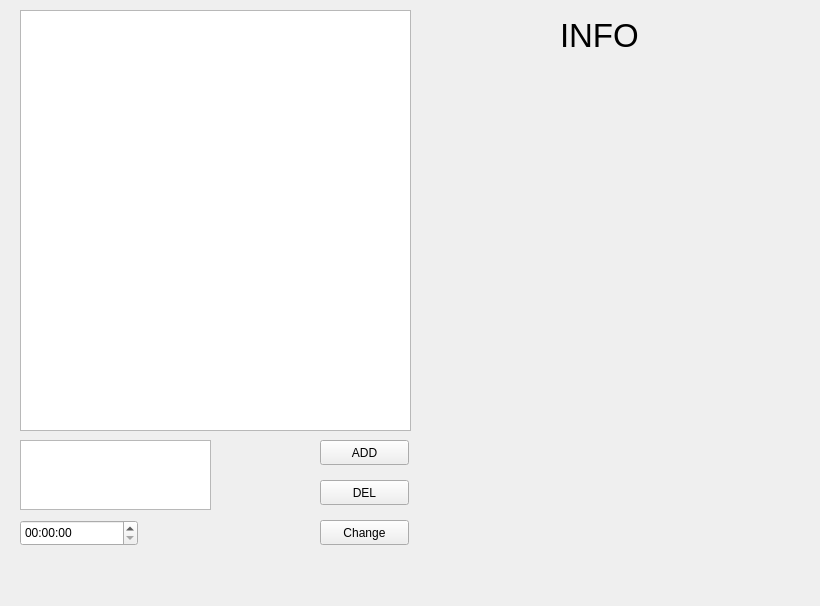
<?xml version="1.0" encoding="UTF-8"?>
<ui version="4.0">
 <class>MainWindow</class>
 <widget class="QMainWindow" name="MainWindow">
  <property name="geometry">
   <rect>
    <x>0</x>
    <y>0</y>
    <width>820</width>
    <height>606</height>
   </rect>
  </property>
  <property name="windowTitle">
   <string>MainWindow</string>
  </property>
  <widget class="QWidget" name="centralwidget">
   <widget class="QListWidget" name="listWidget">
    <property name="geometry">
     <rect>
      <x>20</x>
      <y>10</y>
      <width>391</width>
      <height>421</height>
     </rect>
    </property>
   </widget>
   <widget class="QTextEdit" name="textEdit">
    <property name="geometry">
     <rect>
      <x>20</x>
      <y>440</y>
      <width>191</width>
      <height>70</height>
     </rect>
    </property>
   </widget>
   <widget class="QPushButton" name="pushButton">
    <property name="geometry">
     <rect>
      <x>320</x>
      <y>440</y>
      <width>89</width>
      <height>25</height>
     </rect>
    </property>
    <property name="text">
     <string>ADD</string>
    </property>
   </widget>
   <widget class="QPushButton" name="DEL">
    <property name="geometry">
     <rect>
      <x>320</x>
      <y>480</y>
      <width>89</width>
      <height>25</height>
     </rect>
    </property>
    <property name="text">
     <string>DEL</string>
    </property>
   </widget>
   <widget class="QTimeEdit" name="timeEdit">
    <property name="geometry">
     <rect>
      <x>20</x>
      <y>520</y>
      <width>118</width>
      <height>26</height>
     </rect>
    </property>
   </widget>
   <widget class="QPushButton" name="change">
    <property name="geometry">
     <rect>
      <x>320</x>
      <y>520</y>
      <width>89</width>
      <height>25</height>
     </rect>
    </property>
    <property name="text">
     <string>Change</string>
    </property>
   </widget>
   <widget class="QLabel" name="label">
    <property name="geometry">
     <rect>
      <x>420</x>
      <y>60</y>
      <width>361</width>
      <height>101</height>
     </rect>
    </property>
    <property name="text">
     <string/>
    </property>
   </widget>
   <widget class="QLabel" name="label_2">
    <property name="geometry">
     <rect>
      <x>560</x>
      <y>20</y>
      <width>121</width>
      <height>31</height>
     </rect>
    </property>
    <property name="font">
     <font>
      <pointsize>25</pointsize>
     </font>
    </property>
    <property name="text">
     <string>INFO</string>
    </property>
   </widget>
   <widget class="QLabel" name="labelRed">
    <property name="geometry">
     <rect>
      <x>430</x>
      <y>170</y>
      <width>381</width>
      <height>131</height>
     </rect>
    </property>
    <property name="text">
     <string/>
    </property>
   </widget>
  </widget>
 </widget>
 <resources/>
 <connections/>
</ui>
